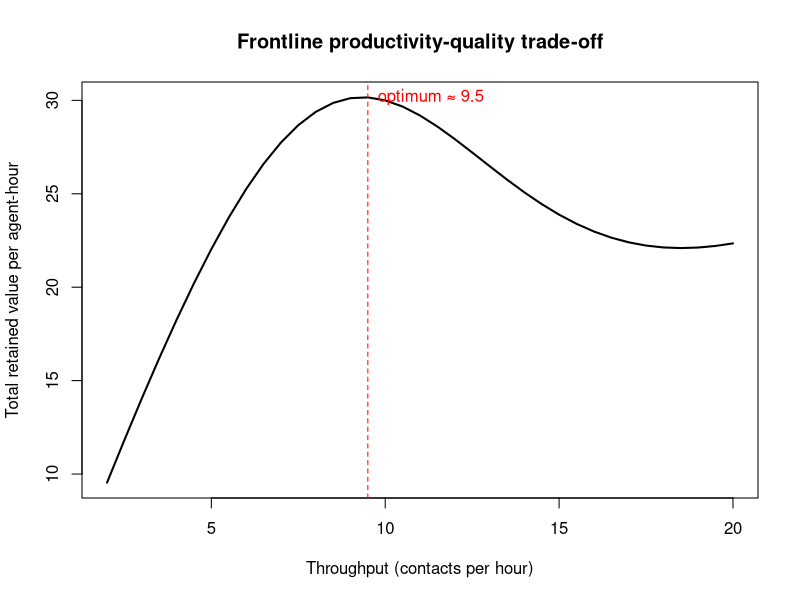

Reproduce this figure in R.
## ---- chunk 1
set.seed(18)

n_resp <- 400
dims   <- c("Reliability", "Assurance", "Tangibles", "Empathy", "Responsiveness")
items_per_dim <- 4

# Latent per-respondent quality propensity and an expectation propensity that is
# positively correlated with it (the source of the difference-score pathology).
quality_latent <- rnorm(n_resp, 0, 1)
expect_latent  <- 0.6 * quality_latent + rnorm(n_resp, 0, 0.8)

simulate_block <- function(latent, base, sd_item) {
  # 7-point items: clamp a latent-driven Gaussian to [1, 7].
  raw <- base + latent + rnorm(length(latent), 0, sd_item)
  pmin(pmax(round(raw), 1), 7)
}

# Perceptions average ~5.0; expectations average higher (~6.0): a negative gap.
P <- sapply(seq_len(length(dims) * items_per_dim),
            function(k) simulate_block(quality_latent, base = 5.0, sd_item = 0.9))
E <- sapply(seq_len(length(dims) * items_per_dim),
            function(k) simulate_block(expect_latent,  base = 6.0, sd_item = 0.9))

colnames(P) <- colnames(E) <-
  paste0(rep(substr(dims, 1, 3), each = items_per_dim), "_",
         rep(seq_len(items_per_dim), times = length(dims)))

# Per-item gap (Eq. for G^(5)) and per-dimension mean gap.
gap <- P - E
dim_index <- rep(dims, each = items_per_dim)
dim_gap <- sapply(dims, function(d) mean(gap[, dim_index == d]))

knitr::kable(
  data.frame(Dimension = dims, Mean_Gap = round(dim_gap, 3)),
  caption = "Mean SERVQUAL gap (Perception − Expectation) by dimension; negative values indicate unmet expectations."
)
## ---- chunk 2
# Cronbach's alpha (base R): reliability of a set of items.
cron_alpha <- function(X) {
  k <- ncol(X)
  total_var <- var(rowSums(X))
  item_var  <- sum(apply(X, 2, var))
  (k / (k - 1)) * (1 - item_var / total_var)
}

alpha_perc <- cron_alpha(P)            # perceptions-only (SERVPERF)
alpha_gap  <- cron_alpha(gap)          # difference scores (SERVQUAL)

cat("Cronbach's alpha, perceptions-only (SERVPERF):", round(alpha_perc, 3), "\n")
cat("Cronbach's alpha, difference scores (SERVQUAL):", round(alpha_gap, 3), "\n")
## ---- chunk 3
set.seed(181)

# A stylized productivity-quality frontier at the agent level. Quality is a
# concave-decreasing function of throughput (contacts handled per hour); retained
# value per customer rises with quality. The firm chooses throughput to maximize
# total value = throughput * value_per_customer.
throughput <- seq(2, 20, by = 0.5)             # contacts per hour
quality    <- 100 / (1 + exp(0.35 * (throughput - 10)))  # logistic decay in [~0,100]
value_per_customer <- 1 + 0.04 * quality       # retained value scales with quality
total_value <- throughput * value_per_customer

opt <- throughput[which.max(total_value)]

plot(throughput, total_value, type = "l", lwd = 2,
     xlab = "Throughput (contacts per hour)",
     ylab = "Total retained value per agent-hour",
     main = "Frontline productivity-quality trade-off")
abline(v = opt, lty = 2, col = "red")
text(opt, max(total_value), labels = paste0("optimum ≈ ", opt), pos = 4, col = "red")
## ---- chunk 4
set.seed(1812)

# Simulate post-episode satisfaction as a function of recovery quality and
# failure severity, illustrating the recovery-paradox threshold.
n <- 1500
recovery_quality <- runif(n, 0, 1)              # r in [0,1]
failure_severity <- runif(n, 0, 1)              # 0 = minor, 1 = severe
baseline_no_failure <- 7.5                       # S_0 on a 10-point scale

# Recovery lifts satisfaction; severity drags it down; interaction: severe
# failures are harder to fully recover from.
satisfaction <- 4.0 +
  5.0 * recovery_quality -
  3.0 * failure_severity -
  2.0 * recovery_quality * failure_severity +
  rnorm(n, 0, 0.6)
satisfaction <- pmin(pmax(satisfaction, 0), 10)

paradox <- satisfaction > baseline_no_failure   # exceeds the no-failure baseline

# Among MINOR failures, what recovery quality is needed to clear the baseline?
minor <- failure_severity < 0.25
fit <- lm(satisfaction ~ recovery_quality, data = data.frame(satisfaction, recovery_quality)[minor, ])
r_star <- (baseline_no_failure - coef(fit)[1]) / coef(fit)[2]

cat("Share of recovered customers exceeding no-failure baseline:",
    round(mean(paradox), 3), "\n")
cat("Approx. recovery threshold r* (minor failures):", round(r_star, 3), "\n")
## ---- chunk 5
set.seed(1816)

# A miniature ACSI-style structural model: expectations and perceived quality
# drive perceived value and satisfaction; satisfaction drives loyalty. We
# simulate from the structural form and recover the path coefficients by OLS.
n <- 1000
expectations    <- rnorm(n, 0, 1)
perceived_qual  <- 0.5 * expectations + rnorm(n, 0, 0.8)
perceived_value <- 0.3 * expectations + 0.6 * perceived_qual + rnorm(n, 0, 0.7)
satisfaction    <- 0.2 * expectations + 0.45 * perceived_qual +
                   0.40 * perceived_value + rnorm(n, 0, 0.6)
# Nonlinear, asymmetric loyalty: rises sharply only at high satisfaction.
loyalty <- 1 / (1 + exp(-2.0 * (satisfaction - 0.5))) + rnorm(n, 0, 0.1)

dat <- data.frame(expectations, perceived_qual, perceived_value,
                  satisfaction, loyalty)

m_sat <- lm(satisfaction ~ expectations + perceived_qual + perceived_value, data = dat)
m_loy <- lm(loyalty ~ satisfaction, data = dat)

knitr::kable(
  round(summary(m_sat)$coefficients[, c("Estimate", "Std. Error")], 3),
  caption = "Recovered satisfaction equation: perceived quality and value are the dominant drivers, consistent with the ACSI structural model."
)
